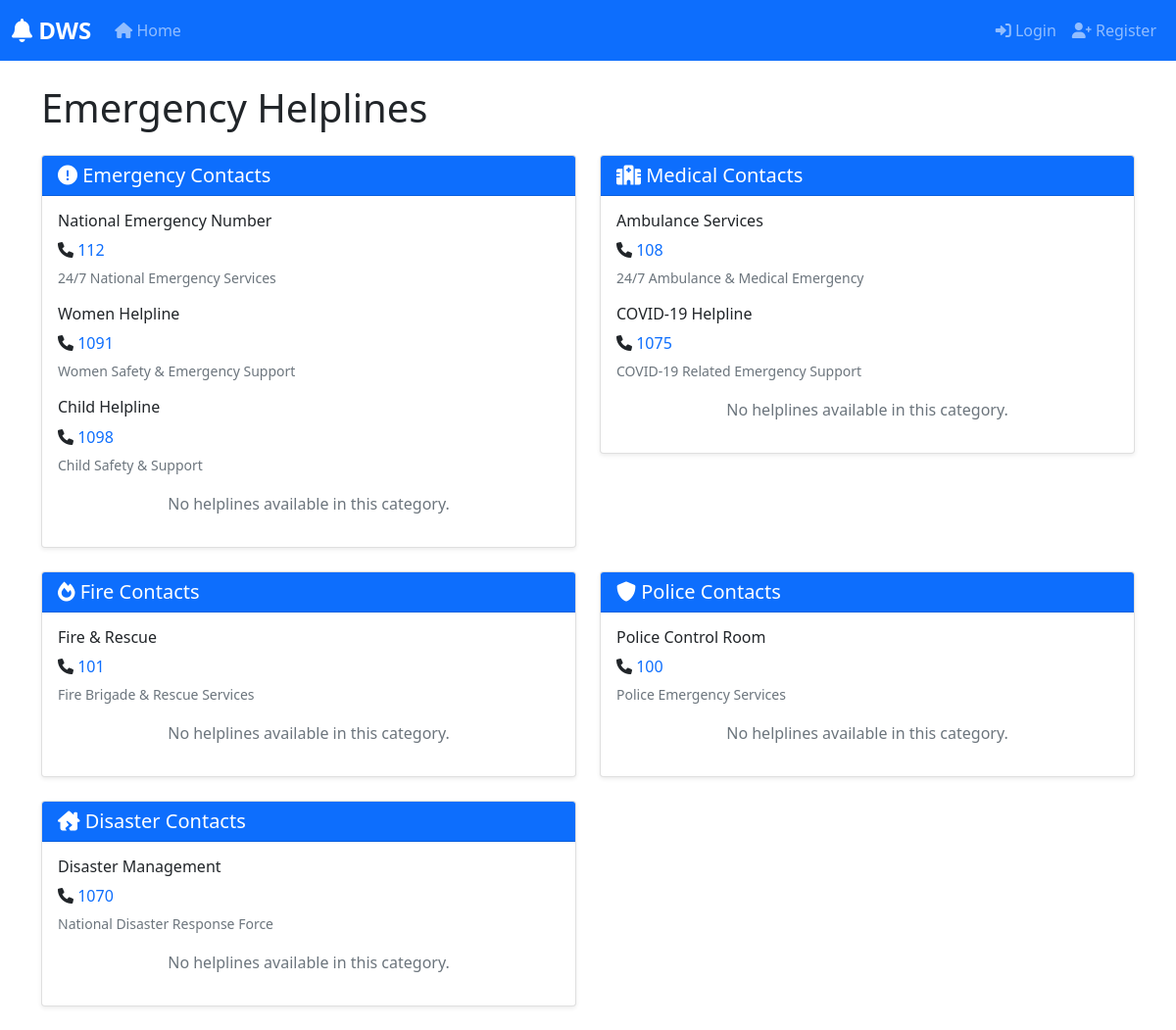
Page /helplines on the committed database.
### app/models/helpline.py (models this page shows, shortened)
class Helpline(db.Model):
    id = db.Column(db.Integer, primary_key=True)
    name = db.Column(db.String(100), nullable=False)
    number = db.Column(db.String(20), nullable=False)
    description = db.Column(db.Text)
    category = db.Column(db.String(50), nullable=False)  # e.g., 'emergency', 'medical', 'fire', 'police'
    is_active = db.Column(db.Boolean, default=True)
    created_at = db.Column(db.DateTime, default=datetime.utcnow)
    updated_at = db.Column(db.DateTime, default=datetime.utcnow, onupdate=datetime.utcnow)

### app/routes/main.py (the view)
@bp.route('/helplines')
def helplines():
    helplines = Helpline.query.filter_by(is_active=True).all()
    return render_template('main/helplines.html', helplines=helplines)

### app/templates/main/helplines.html (shortened to what this page needs)
{% extends "base.html" %}
{% block content %}
<div class="container mt-4">
    <h1 class="mb-4">Emergency Helplines</h1>
    <div class="row">
        {% for category in ['emergency', 'medical', 'fire', 'police', 'disaster'] %}
        <div class="col-md-6 mb-4">
            <div class="card shadow-sm">
                <div class="card-header bg-primary text-white">
                    <h5 class="card-title mb-0">
                        {% if category == 'emergency' %}
                            <i class="fas fa-exclamation-circle"></i>
                        {% elif category == 'medical' %}
                            <i class="fas fa-hospital"></i>
                        {% elif category == 'fire' %}
                            <i class="fas fa-fire"></i>
                        {% elif category == 'police' %}
                            <i class="fas fa-shield-alt"></i>
                        {% elif category == 'disaster' %}
                            <i class="fas fa-house-damage"></i>
                        {% endif %}
                        {{ category|title }} Contacts
                    </h5>
                </div>
                <div class="card-body">
                    {% set found = false %}
                    {% for helpline in helplines %}
                        {% if helpline.category == category %}
                            {% set found = true %}
                            <div class="mb-3">
                                <h6>{{ helpline.name }}</h6>
                                <p class="mb-1">
                                    <i class="fas fa-phone"></i>
                                    <a href="tel:{{ helpline.number }}" class="text-decoration-none">{{ helpline.number }}</a>
                                </p>
                                {% if helpline.description %}
                                <small class="text-muted">{{ helpline.description }}</small>
                                {% endif %}
                            </div>
                        {% endif %}
                    {% endfor %}
                    {% if not found %}
                    <p class="text-center text-muted my-3">No helplines available in this category.</p>
                    {% endif %}
                </div>
            </div>
        </div>
        {% endfor %}
    </div>
</div>
{% endblock %}

### app/templates/base.html (style rules this page uses)
:root { --primary-color: #007bff; --primary-dark: #0056b3; --success-color: #28a745; --warning-color: #ffc107; --danger-color: #dc3545; --light-gray: #f8f9fa; }

### rows in the picture
Helpline: name "National Emergency Number", number "112", description "24/7 National Emergency Services"
Helpline: name "Women Helpline", number "1091", description "Women Safety & Emergency Support"
Helpline: name "Child Helpline", number "1098", description "Child Safety & Support"
Helpline: name "Ambulance Services", number "108", description "24/7 Ambulance & Medical Emergency"
Helpline: name "COVID-19 Helpline", number "1075", description "COVID-19 Related Emergency Support"
Helpline: name "Fire & Rescue", number "101", description "Fire Brigade & Rescue Services"
Helpline: name "Police Control Room", number "100", description "Police Emergency Services"
Helpline: name "Disaster Management", number "1070", description "National Disaster Response Force"

### other values in the picture
{{ category|title }} "Emergency" "Medical" "Fire" "Police" "Disaster"
